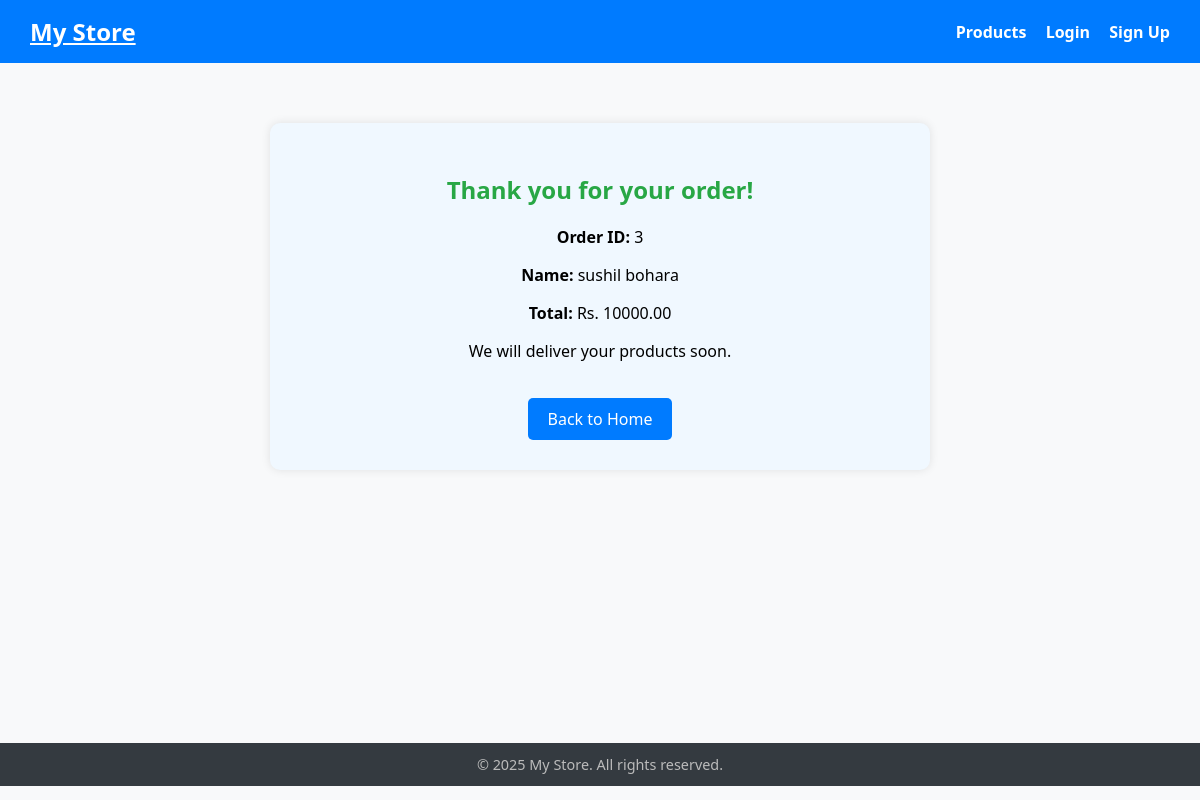
The app's page /order-confirmation/3/ with its own data.
### store/models.py (models this page shows, shortened)
class Order(models.Model):
    user = models.ForeignKey(User, on_delete=models.CASCADE)
    full_name = models.CharField(max_length=200)  # add this
    email = models.EmailField()                    # add this
    address = models.TextField()                    # add this
    city = models.CharField(max_length=100)        # add this
    phone = models.CharField(max_length=20)        # add this
    total_price = models.DecimalField(max_digits=10, decimal_places=2)
    created_at = models.DateTimeField(auto_now_add=True)
    STATUS_CHOICES = [
        ('pending', 'Pending'),
        ('cancelled', 'Cancelled'),
        ('completed', 'Completed'),
    ]
    status = models.CharField(max_length=10, choices=STATUS_CHOICES, default='pending')

### store/views.py (the view)
# urls.py: path('order-confirmation/<int:order_id>/', views.order_confirmation, name='order_confirmation'),
def order_confirmation(request, order_id):
    order = get_object_or_404(Order, id=order_id)
    return render(request, 'store/order_confirmation.html', {'order': order})

### store/templates/store/order_confirmation.html (shortened to what this page needs)
{% extends 'base.html' %}
{% block content %}
  <div style="max-width: 600px; margin: 40px auto; background: #f0f8ff; padding: 30px; border-radius: 10px; text-align: center; box-shadow: 0 0 10px rgba(0,0,0,0.1);">
    <h2 style="color: #28a745;">Thank you for your order!</h2>
    <p><strong>Order ID:</strong> {{ order.id }}</p>
    <p><strong>Name:</strong> {{ order.full_name }}</p>
    <p><strong>Total:</strong> Rs. {{ order.total_price }}</p>
    <p>We will deliver your products soon.</p>
    <a href="{% url 'home' %}" style="display: inline-block; margin-top: 20px; padding: 10px 20px; background-color: #007bff; color: white; border-radius: 5px; text-decoration: none;">Back to Home</a>
  </div>
{% endblock %}

### templates/base.html (style rules this page uses)
body { font-family: 'Segoe UI', Tahoma, Geneva, Verdana, sans-serif; background-color: #f8f9fa; margin: 0; padding: 0; }

### records on screen
Order: id "3", full_name "sushil bohara", total_price "10000.00"
